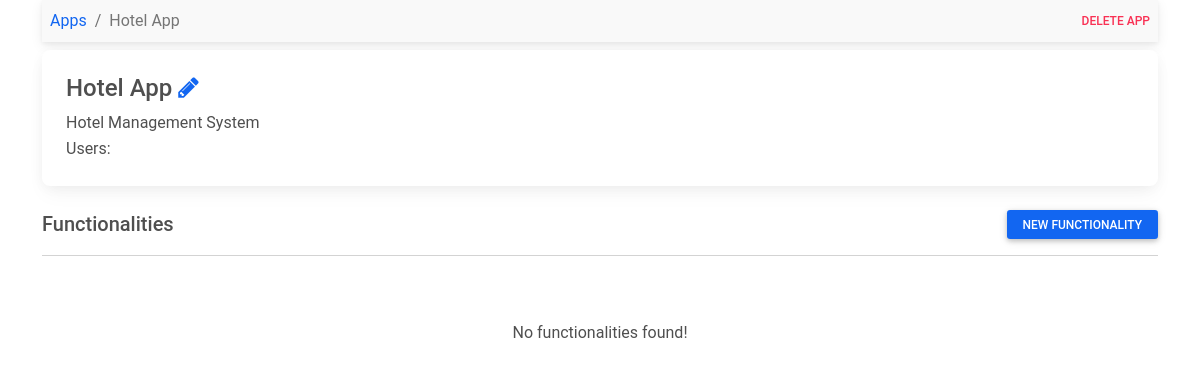
/apps/7/, run on an earlier commit of the app's database.
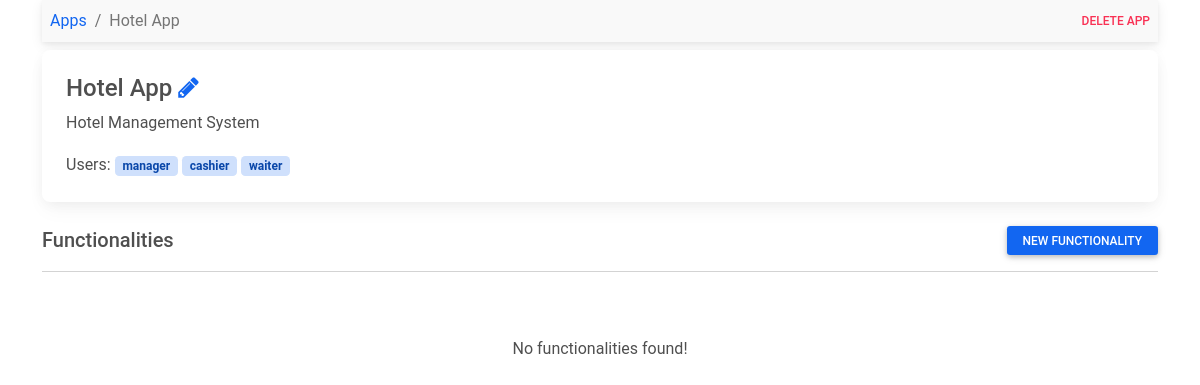
And on a later commit of the database.
### core/models.py (models this page shows, shortened)
class TimeStampedModel(models.Model):
	created_at = models.DateTimeField(auto_now_add=True, null=True)
	updated_at = models.DateTimeField(auto_now=True, null=True)
	class Meta:
		abstract = True

class App(TimeStampedModel):
    name = models.CharField(max_length=64)
    description = models.CharField(max_length=512)
    repository = models.URLField()
    link = models.URLField()
    class Meta:
        ordering = ['-id']

class AppUser(TimeStampedModel):
    name = models.CharField(max_length=64)
    description = models.CharField(max_length=512, default='')
    app = models.ForeignKey(App, on_delete=models.CASCADE)
    def __str__(self):
        return self.name

### core/views/app.py (the view)
# urls.py: path('apps/<int:id>/', get_app, name='get_app'),
def get_app(request, id):
    app = App.objects.get(id=id)
    create_functionality_form = CreateFunctionalityForm(app=app)
    context = {
        'app': app,
        'create_functionality_form': create_functionality_form,
    }
    return render(request, 'app/app.html', context)

### templatetags/app_tags.py (called while the page is built)
@register.simple_tag
def render_field(field, **kwargs):
	template_file = 'string-field.html'
	widget = field.field.widget
	context = {}
	if hasattr(widget, 'input_type'):
		if widget.input_type == 'checkbox':
			template_file = 'checkbox-field.html'
		elif field.field.widget.input_type == 'radio':
			template_file = 'radio-field.html'
		elif field.field.widget.input_type == 'number':
			tel_code = kwargs.pop("tel_code", None)
			if tel_code:
				context["tel_code_widget"] = tel_code.as_widget()
			template_file = 'tel-field.html'
	string_field_template = template.loader.get_template(f'widgets/{template_file}')
	as_widget = field.as_widget(attrs=kwargs)
	context["field"] = field
	context["as_widget"] = as_widget
	return string_field_template.render(context)

### core/templates/app/app.html
{% extends 'base.html' %}
{% load static %}
{% load app_tags %}
{% block body %}
<div class="container">
    <nav class="justify-content-between navbar navbar-expand-sm navbar-light bg-light p-2">
        <nav class="breadcrumb">
            <a class="breadcrumb-item" href="{% url 'core:get_apps' %}">Apps</a>
            <span class="breadcrumb-item active">{{app.name}}</span>
        </nav>
        <div>
            {% include 'app/delete-app.html' %}
        </div>
    </nav>
    <div class="my-2 card text-left">
      <div class="card-body">
        <h4 class="card-title">
            {{app.name}}
            <a href="{% url 'core:update_app' id=app.id %}"><span class="fa fa-pencil"></span></a>
        </h4>
        <p class="card-text">{{app.description}}</p>
        Users:
        {% for helper in app.appuser_set.all %}
            <span class="badge badge-pill badge-primary">{{helper}}</span>
        {% endfor %}
      </div>
    </div>
    <div class="py-3">
        <div class="d-flex justify-content-between">
            <h5 class="my-auto">Functionalities</h5>
            {% include 'functionality/create-functionality.html' %}
        </div>
        <hr>
        <div class="list-group">
            {% for func in app.functionality_set.all %}
            <a id='func-{{func.id}}' href="{% url 'core:get_app_functionality' app_id=app.id id=func.id %}" class="list-group-item list-group-item-action flex-column align-items-start">
                <div class="d-flex w-100 justify-content-between">
                    <h5 class="mb-1">{{func.name}}</h5>
                </div>
                <small>{{func.description}}</small>
                <div style="overflow-x: auto;">
                    <span class="badge badge-pill badge-primary" >
                        {{func.handler}}
                    </span>
                    {% for user in func.users.all %}
                        <span class="badge badge-pill badge-danger">{{user}}</span>
                    {% endfor %}
                </div>
            </a>
            {% empty %}
            <div style="height: 100;">
                <p class="my-5 text-center">No functionalities found!</p>
            </div>
            {% endfor %}
        </div>
    </div>
</div>
{% endblock %}

### templates/base.html (shortened to what this page needs)
{% load static %}
<html>
	<head>
		<link rel="stylesheet" type="text/css" href="{% static 'css/font-awesome.min.css' %}">
        <link rel="stylesheet" type="text/css" href="{% static 'css/mdb.min.css' %}">
	</head>
	<body>
		{% block body %}
		{% endblock %}
	</body>
</html>

### core/templates/app/delete-app.html (shortened to what this page needs)
<button class="btn btn-link btn-sm text-danger p-0" data-mdb-toggle="modal" data-mdb-target="#deleteAppModal">Delete App</button>

### core/templates/functionality/create-functionality.html (shortened to what this page needs)
{% load app_tags %}
<button id="createFunctionalityModalTrigger" class="btn btn-sm btn-primary" data-mdb-toggle="modal" data-mdb-target="#createFunctionalityModal">New
    Functionality
</button>

What changed in the data, as far as the page shows it:
added AppUser: name "manager"
added AppUser: name "cashier"
added AppUser: name "waiter"
